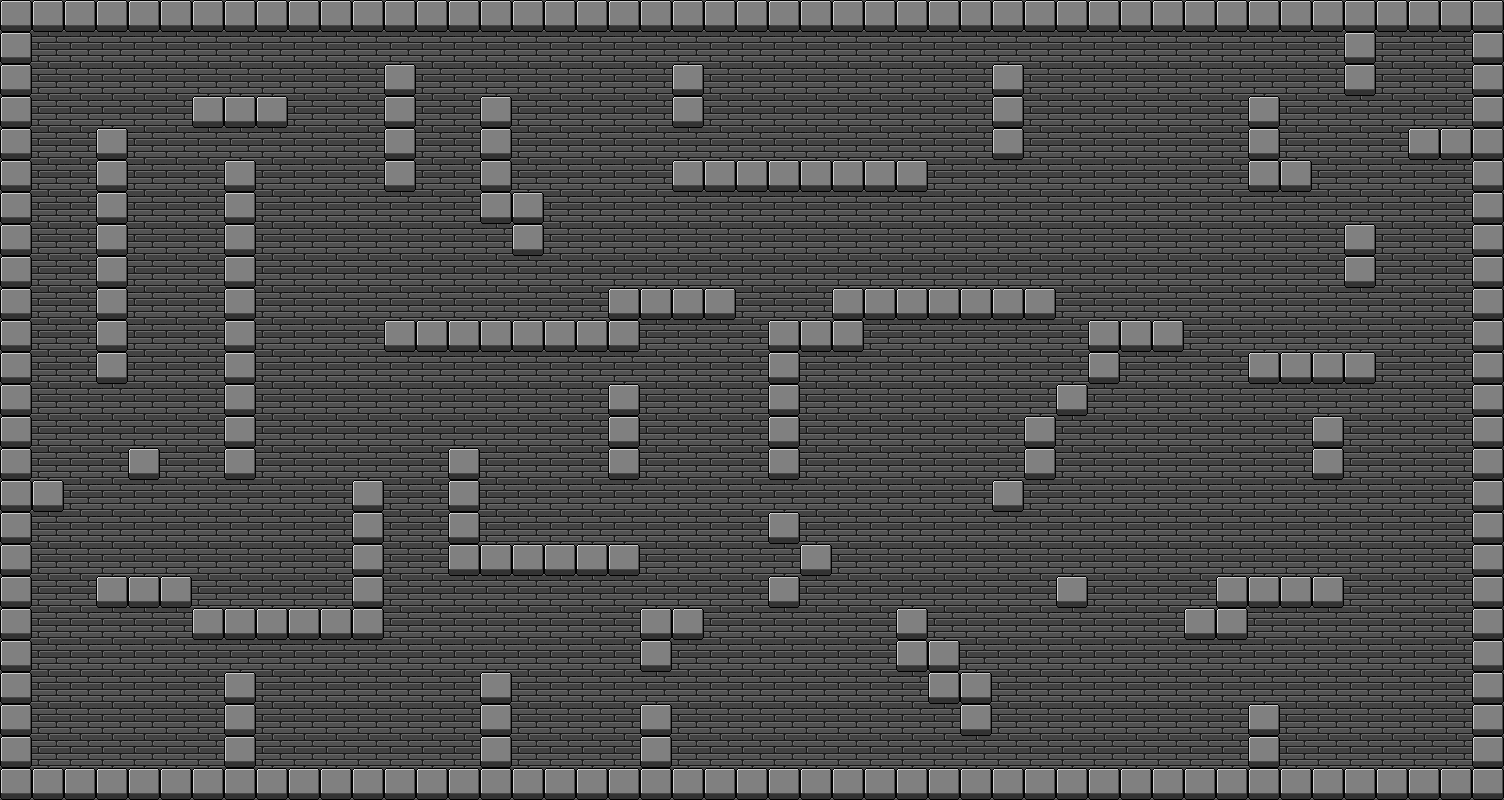

Rendered tile map (Tiled .tmx) drawn with the repository's tilesets; below, a short description and the full map source, tile grids included:
An orthogonal 47x25 tile map with 32x32 px tiles, 2 tile layers (ground, wall).

<map version="1.2" tiledversion="1.2.0" orientation="orthogonal" renderorder="right-down" width="47" height="25" tilewidth="32" tileheight="32" infinite="0" nextlayerid="3" nextobjectid="1">
 <tileset firstgid="1" source="top-down.tsx" />
 <layer id="1" name="ground" width="47" height="25">
  <data encoding="csv">
1,1,1,1,1,1,1,1,1,1,1,1,1,1,1,1,1,1,1,1,1,1,1,1,1,1,1,1,1,1,1,1,1,1,1,1,1,1,1,1,1,1,1,1,1,1,1,
1,1,1,1,1,1,1,1,1,1,1,1,1,1,1,1,1,1,1,1,1,1,1,1,1,1,1,1,1,1,1,1,1,1,1,1,1,1,1,1,1,1,1,1,1,1,1,
1,1,1,1,1,1,1,1,1,1,1,1,1,1,1,1,1,1,1,1,1,1,1,1,1,1,1,1,1,1,1,1,1,1,1,1,1,1,1,1,1,1,1,1,1,1,1,
1,1,1,1,1,1,1,1,1,1,1,1,1,1,1,1,1,1,1,1,1,1,1,1,1,1,1,1,1,1,1,1,1,1,1,1,1,1,1,1,1,1,1,1,1,1,1,
1,1,1,1,1,1,1,1,1,1,1,1,1,1,1,1,1,1,1,1,1,1,1,1,1,1,1,1,1,1,1,1,1,1,1,1,1,1,1,1,1,1,1,1,1,1,1,
1,1,1,1,1,1,1,1,1,1,1,1,1,1,1,1,1,1,1,1,1,1,1,1,1,1,1,1,1,1,1,1,1,1,1,1,1,1,1,1,1,1,1,1,1,1,1,
1,1,1,1,1,1,1,1,1,1,1,1,1,1,1,1,1,1,1,1,1,1,1,1,1,1,1,1,1,1,1,1,1,1,1,1,1,1,1,1,1,1,1,1,1,1,1,
1,1,1,1,1,1,1,1,1,1,1,1,1,1,1,1,1,1,1,1,1,1,1,1,1,1,1,1,1,1,1,1,1,1,1,1,1,1,1,1,1,1,1,1,1,1,1,
1,1,1,1,1,1,1,1,1,1,1,1,1,1,1,1,1,1,1,1,1,1,1,1,1,1,1,1,1,1,1,1,1,1,1,1,1,1,1,1,1,1,1,1,1,1,1,
1,1,1,1,1,1,1,1,1,1,1,1,1,1,1,1,1,1,1,1,1,1,1,1,1,1,1,1,1,1,1,1,1,1,1,1,1,1,1,1,1,1,1,1,1,1,1,
1,1,1,1,1,1,1,1,1,1,1,1,1,1,1,1,1,1,1,1,1,1,1,1,1,1,1,1,1,1,1,1,1,1,1,1,1,1,1,1,1,1,1,1,1,1,1,
1,1,1,1,1,1,1,1,1,1,1,1,1,1,1,1,1,1,1,1,1,1,1,1,1,1,1,1,1,1,1,1,1,1,1,1,1,1,1,1,1,1,1,1,1,1,1,
1,1,1,1,1,1,1,1,1,1,1,1,1,1,1,1,1,1,1,1,1,1,1,1,1,1,1,1,1,1,1,1,1,1,1,1,1,1,1,1,1,1,1,1,1,1,1,
1,1,1,1,1,1,1,1,1,1,1,1,1,1,1,1,1,1,1,1,1,1,1,1,1,1,1,1,1,1,1,1,1,1,1,1,1,1,1,1,1,1,1,1,1,1,1,
1,1,1,1,1,1,1,1,1,1,1,1,1,1,1,1,1,1,1,1,1,1,1,1,1,1,1,1,1,1,1,1,1,1,1,1,1,1,1,1,1,1,1,1,1,1,1,
1,1,1,1,1,1,1,1,1,1,1,1,1,1,1,1,1,1,1,1,1,1,1,1,1,1,1,1,1,1,1,1,1,1,1,1,1,1,1,1,1,1,1,1,1,1,1,
1,1,1,1,1,1,1,1,1,1,1,1,1,1,1,1,1,1,1,1,1,1,1,1,1,1,1,1,1,1,1,1,1,1,1,1,1,1,1,1,1,1,1,1,1,1,1,
1,1,1,1,1,1,1,1,1,1,1,1,1,1,1,1,1,1,1,1,1,1,1,1,1,1,1,1,1,1,1,1,1,1,1,1,1,1,1,1,1,1,1,1,1,1,1,
1,1,1,1,1,1,1,1,1,1,1,1,1,1,1,1,1,1,1,1,1,1,1,1,1,1,1,1,1,1,1,1,1,1,1,1,1,1,1,1,1,1,1,1,1,1,1,
1,1,1,1,1,1,1,1,1,1,1,1,1,1,1,1,1,1,1,1,1,1,1,1,1,1,1,1,1,1,1,1,1,1,1,1,1,1,1,1,1,1,1,1,1,1,1,
1,1,1,1,1,1,1,1,1,1,1,1,1,1,1,1,1,1,1,1,1,1,1,1,1,1,1,1,1,1,1,1,1,1,1,1,1,1,1,1,1,1,1,1,1,1,1,
1,1,1,1,1,1,1,1,1,1,1,1,1,1,1,1,1,1,1,1,1,1,1,1,1,1,1,1,1,1,1,1,1,1,1,1,1,1,1,1,1,1,1,1,1,1,1,
1,1,1,1,1,1,1,1,1,1,1,1,1,1,1,1,1,1,1,1,1,1,1,1,1,1,1,1,1,1,1,1,1,1,1,1,1,1,1,1,1,1,1,1,1,1,1,
1,1,1,1,1,1,1,1,1,1,1,1,1,1,1,1,1,1,1,1,1,1,1,1,1,1,1,1,1,1,1,1,1,1,1,1,1,1,1,1,1,1,1,1,1,1,1,
1,1,1,1,1,1,1,1,1,1,1,1,1,1,1,1,1,1,1,1,1,1,1,1,1,1,1,1,1,1,1,1,1,1,1,1,1,1,1,1,1,1,1,1,1,1,1
</data>
 </layer>
 <layer id="2" name="wall" width="47" height="25">
  <data encoding="csv">
2,2,2,2,2,2,2,2,2,2,2,2,2,2,2,2,2,2,2,2,2,2,2,2,2,2,2,2,2,2,2,2,2,2,2,2,2,2,2,2,2,2,2,2,2,2,2,
2,0,0,0,0,0,0,0,0,0,0,0,0,0,0,0,0,0,0,0,0,0,0,0,0,0,0,0,0,0,0,0,0,0,0,0,0,0,0,0,0,0,2,0,0,0,2,
2,0,0,0,0,0,0,0,0,0,0,0,2,0,0,0,0,0,0,0,0,2,0,0,0,0,0,0,0,0,0,2,0,0,0,0,0,0,0,0,0,0,2,0,0,0,2,
2,0,0,0,0,0,2,2,2,0,0,0,2,0,0,2,0,0,0,0,0,2,0,0,0,0,0,0,0,0,0,2,0,0,0,0,0,0,0,2,0,0,0,0,0,0,2,
2,0,0,2,0,0,0,0,0,0,0,0,2,0,0,2,0,0,0,0,0,0,0,0,0,0,0,0,0,0,0,2,0,0,0,0,0,0,0,2,0,0,0,0,2,2,2,
2,0,0,2,0,0,0,2,0,0,0,0,2,0,0,2,0,0,0,0,0,2,2,2,2,2,2,2,2,0,0,0,0,0,0,0,0,0,0,2,2,0,0,0,0,0,2,
2,0,0,2,0,0,0,2,0,0,0,0,0,0,0,2,2,0,0,0,0,0,0,0,0,0,0,0,0,0,0,0,0,0,0,0,0,0,0,0,0,0,0,0,0,0,2,
2,0,0,2,0,0,0,2,0,0,0,0,0,0,0,0,2,0,0,0,0,0,0,0,0,0,0,0,0,0,0,0,0,0,0,0,0,0,0,0,0,0,2,0,0,0,2,
2,0,0,2,0,0,0,2,0,0,0,0,0,0,0,0,0,0,0,0,0,0,0,0,0,0,0,0,0,0,0,0,0,0,0,0,0,0,0,0,0,0,2,0,0,0,2,
2,0,0,2,0,0,0,2,0,0,0,0,0,0,0,0,0,0,0,2,2,2,2,0,0,0,2,2,2,2,2,2,2,0,0,0,0,0,0,0,0,0,0,0,0,0,2,
2,0,0,2,0,0,0,2,0,0,0,0,2,2,2,2,2,2,2,2,0,0,0,0,2,2,2,0,0,0,0,0,0,0,2,2,2,0,0,0,0,0,0,0,0,0,2,
2,0,0,2,0,0,0,2,0,0,0,0,0,0,0,0,0,0,0,0,0,0,0,0,2,0,0,0,0,0,0,0,0,0,2,0,0,0,0,2,2,2,2,0,0,0,2,
2,0,0,0,0,0,0,2,0,0,0,0,0,0,0,0,0,0,0,2,0,0,0,0,2,0,0,0,0,0,0,0,0,2,0,0,0,0,0,0,0,0,0,0,0,0,2,
2,0,0,0,0,0,0,2,0,0,0,0,0,0,0,0,0,0,0,2,0,0,0,0,2,0,0,0,0,0,0,0,2,0,0,0,0,0,0,0,0,2,0,0,0,0,2,
2,0,0,0,2,0,0,2,0,0,0,0,0,0,2,0,0,0,0,2,0,0,0,0,2,0,0,0,0,0,0,0,2,0,0,0,0,0,0,0,0,2,0,0,0,0,2,
2,2,0,0,0,0,0,0,0,0,0,2,0,0,2,0,0,0,0,0,0,0,0,0,0,0,0,0,0,0,0,2,0,0,0,0,0,0,0,0,0,0,0,0,0,0,2,
2,0,0,0,0,0,0,0,0,0,0,2,0,0,2,0,0,0,0,0,0,0,0,0,2,0,0,0,0,0,0,0,0,0,0,0,0,0,0,0,0,0,0,0,0,0,2,
2,0,0,0,0,0,0,0,0,0,0,2,0,0,2,2,2,2,2,2,0,0,0,0,0,2,0,0,0,0,0,0,0,0,0,0,0,0,0,0,0,0,0,0,0,0,2,
2,0,0,2,2,2,0,0,0,0,0,2,0,0,0,0,0,0,0,0,0,0,0,0,2,0,0,0,0,0,0,0,0,2,0,0,0,0,2,2,2,2,0,0,0,0,2,
2,0,0,0,0,0,2,2,2,2,2,2,0,0,0,0,0,0,0,0,2,2,0,0,0,0,0,0,2,0,0,0,0,0,0,0,0,2,2,0,0,0,0,0,0,0,2,
2,0,0,0,0,0,0,0,0,0,0,0,0,0,0,0,0,0,0,0,2,0,0,0,0,0,0,0,2,2,0,0,0,0,0,0,0,0,0,0,0,0,0,0,0,0,2,
2,0,0,0,0,0,0,2,0,0,0,0,0,0,0,2,0,0,0,0,0,0,0,0,0,0,0,0,0,2,2,0,0,0,0,0,0,0,0,0,0,0,0,0,0,0,2,
2,0,0,0,0,0,0,2,0,0,0,0,0,0,0,2,0,0,0,0,2,0,0,0,0,0,0,0,0,0,2,0,0,0,0,0,0,0,0,2,0,0,0,0,0,0,2,
2,0,0,0,0,0,0,2,0,0,0,0,0,0,0,2,0,0,0,0,2,0,0,0,0,0,0,0,0,0,0,0,0,0,0,0,0,0,0,2,0,0,0,0,0,0,2,
2,2,2,2,2,2,2,2,2,2,2,2,2,2,2,2,2,2,2,2,2,2,2,2,2,2,2,2,2,2,2,2,2,2,2,2,2,2,2,2,2,2,2,2,2,2,2
</data>
 </layer>
</map>
